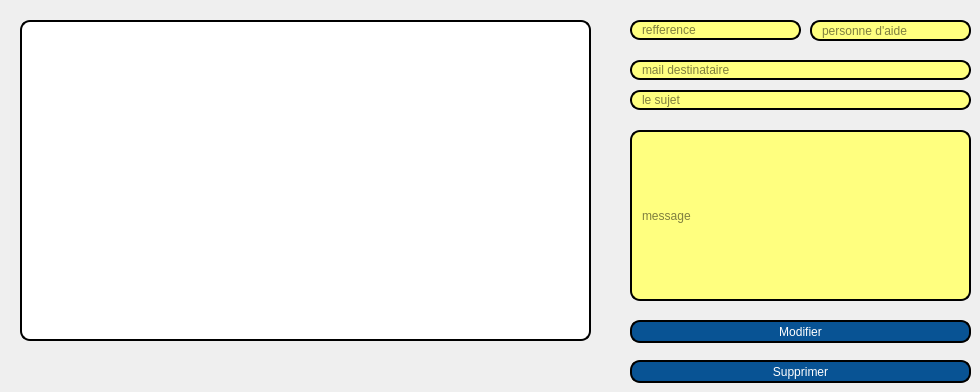
      <widget class="QWidget" name="Afficher_C_3">
       <attribute name="title">
        <string>Afficher</string>
       </attribute>
       <widget class="QTableView" name="afficher_rec">
        <property name="geometry">
         <rect>
          <x>20</x>
          <y>20</y>
          <width>571</width>
          <height>321</height>
         </rect>
        </property>
        <property name="styleSheet">
         <string notr="true">border: 2px solid black;
border-radius: 10px;
padding: 0 8px;
background: white;
selection-background-color: gray;</string>
        </property>
       </widget>
       <widget class="QPushButton" name="modifier_rec">
        <property name="geometry">
         <rect>
          <x>630</x>
          <y>320</y>
          <width>341</width>
          <height>23</height>
         </rect>
        </property>
        <property name="styleSheet">
         <string notr="true">border: 2px solid black;
border-radius: 10px;
padding: 0 8px;
color: rgb(255, 255, 255);
background:#085394	;
font: bold, &quot;Comic Sans MS&quot;;
</string>
        </property>
        <property name="text">
         <string>Modifier</string>
        </property>
       </widget>
       <widget class="QPushButton" name="supprimer_rec">
        <property name="geometry">
         <rect>
          <x>630</x>
          <y>360</y>
          <width>341</width>
          <height>23</height>
         </rect>
        </property>
        <property name="styleSheet">
         <string notr="true">border: 2px solid black;
border-radius: 10px;
padding: 0 8px;
color: rgb(255, 255, 255);
background:#085394	;
font: bold, &quot;Comic Sans MS&quot;;
</string>
        </property>
        <property name="text">
         <string>Supprimer</string>
        </property>
       </widget>
       <widget class="QLineEdit" name="lineedit_msg_2">
        <property name="geometry">
         <rect>
          <x>630</x>
          <y>130</y>
          <width>341</width>
          <height>171</height>
         </rect>
        </property>
        <property name="styleSheet">
         <string notr="true">border: 2px solid black;
border-radius: 10px;
padding: 0 8px;
background: rgb(255, 255, 127);
selection-background-color: gray;</string>
        </property>
        <property name="placeholderText">
         <string>message</string>
        </property>
       </widget>
       <widget class="QLineEdit" name="lineedit_sujet_2">
        <property name="geometry">
         <rect>
          <x>630</x>
          <y>90</y>
          <width>341</width>
          <height>20</height>
         </rect>
        </property>
        <property name="styleSheet">
         <string notr="true">border: 2px solid black;
border-radius: 10px;
padding: 0 8px;
background: rgb(255, 255, 127);
selection-background-color: gray;</string>
        </property>
        <property name="placeholderText">
         <string>le sujet</string>
        </property>
       </widget>
       <widget class="QLineEdit" name="lineedit_mail_2">
        <property name="geometry">
         <rect>
          <x>630</x>
          <y>60</y>
          <width>341</width>
          <height>20</height>
         </rect>
        </property>
        <property name="styleSheet">
         <string notr="true">border: 2px solid black;
border-radius: 10px;
padding: 0 8px;
background: rgb(255, 255, 127);
selection-background-color: gray;</string>
        </property>
        <property name="readOnly">
         <bool>true</bool>
        </property>
        <property name="placeholderText">
         <string>mail destinataire</string>
        </property>
       </widget>
       <widget class="QLineEdit" name="lineedit_ref_2">
        <property name="geometry">
         <rect>
          <x>630</x>
          <y>20</y>
          <width>171</width>
          <height>20</height>
         </rect>
        </property>
        <property name="styleSheet">
         <string notr="true">border: 2px solid black;
border-radius: 10px;
padding: 0 8px;
background: rgb(255, 255, 127);
selection-background-color: gray;</string>
        </property>
        <property name="readOnly">
         <bool>true</bool>
        </property>
        <property name="placeholderText">
         <string>refference</string>
        </property>
       </widget>
       <widget class="QLineEdit" name="lineedit_personne_2">
        <property name="geometry">
         <rect>
          <x>810</x>
          <y>20</y>
          <width>161</width>
          <height>21</height>
         </rect>
        </property>
        <property name="styleSheet">
         <string notr="true">border: 2px solid black;
border-radius: 10px;
padding: 0 8px;
background: rgb(255, 255, 127);
selection-background-color: gray;</string>
        </property>
        <property name="readOnly">
         <bool>true</bool>
        </property>
        <property name="placeholderText">
         <string>personne d'aide</string>
        </property>
       </widget>
      </widget>
